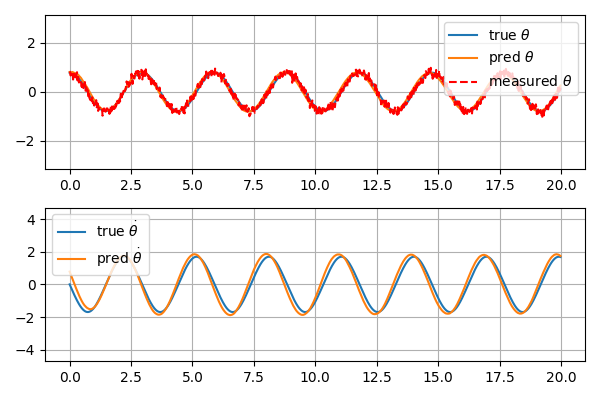

Python code for this plot:
"""
A Kalman Filter to estimate the state of a swinging pendulum
(near linear when initial angle is small)
"""
import numpy as np
#
from simulation import Pendulum_v0

class Kalman(object):

    def __init__(self, dt):
        #
        self._mass = 2.0
        self._gz = 9.81
        self._length = 2.0
        self._damping = 0.1

        # System Matrix (state)
        self.A = np.array([[1, dt],
            [-dt*self._gz/self._length, 1]])
        # self.A = np.array([[0, 1],
        #     [-self._gz/self._length, self._damping/self._mass]])
        # System Matrix (input)
        self.B = np.array([ [0], [0] ])
        # Observation Matrix (state)
        self.C = np.array([ [1, 0] ])
        # Observation Matrix (input)
        self.D = np.array([ [0] ])

        # State error covariance matrix
        self.P = np.array([ [1.0, 0.0], [0.0, 1.0] ])
        # Process noise covariance matrix
        self.Q = np.diag([0, 1e-4])
        # Measurement noise covariance
        self.R = np.array([ [1.0] ])
        # Indentity matrix
        self.I = np.diag([1.0, 1.0])

        #
        self.x = np.array([[0.0], [0.0]])
        self.u = np.array([[0]] )

    def reset(self, x):
        self.x = x

    def predition(self,):
        """
        Predicte prior state and error covariance matrix
        """
        # update the state (prior)
        x_prior = self.A@self.x + self.B@self.u
        self.x = x_prior

        # update the error covariance matrix (prior)
        P_prior = self.A@self.P@self.A.T + self.Q
        self.P = P_prior

    def update(self, y):
        """
        Update state and error covariance matrix
        """
        # compute the Kalman gain
        K = (self.P@self.C.T)/(self.C@self.P@self.C.T + self.R)

        # Update the state (posteriror estimate)
        x_post = self.x + K@(y - self.C@self.x)
        self.x = x_post

        # Update the error covariance matrix
        p_post = (self.I - K*self.C)*self.P
        self.P = p_post

    def get_state(self):
        return self.x[:, 0]

def main():
    #
    dt = 0.02

    #
    kalman = Kalman(dt)
    pend_sim = Pendulum_v0(pivot_point=[1,1,1], dt=dt)

    #
    init_theta = np.pi/4
    pend_sim.reset(init_theta=[init_theta, 0])
    kalman.reset(x=[init_theta, 0])
    #
    true_state = []
    pred_state = []
    meas_y = []
    #
    T = np.arange(0.0, 20.0, dt)
    for _ in T:
        # observe
        x = pend_sim.get_state()
        y = pend_sim.run()

        #
        kalman.predition()

        #
        kalman.update(np.array([[y]]))
        hat_x = kalman.get_state()

        #
        meas_y.append(y)
        true_state.append(x)
        pred_state.append(hat_x)
    #
    true_state = np.array(true_state)
    pred_state = np.array(pred_state)

    #
    import matplotlib.pyplot as plt
    fig, axes = plt.subplots(2, 1, figsize=(6, 4))
    #
    axes[0].plot(T, true_state[:, 0], label=r"true $\theta$")
    axes[0].plot(T, pred_state[:, 0], label=r"pred $\theta$")
    axes[0].plot(T, meas_y, "r--", label=r"measured $\theta$")
    axes[0].legend()
    axes[0].set_ylim([-np.pi, np.pi])
    axes[0].grid(True)
    #
    axes[1].plot(T, true_state[:, 1], label=r"true $\dot{\theta}$")
    axes[1].plot(T, pred_state[:, 1], label=r"pred $\dot{\theta}$")
    axes[1].legend()
    axes[1].set_ylim([-1.5 * np.pi, 1.5 * np.pi])
    axes[1].grid(True)

    plt.tight_layout()
    plt.savefig("./kalman.png")
    plt.show()
if __name__ == "__main__":
    main()


